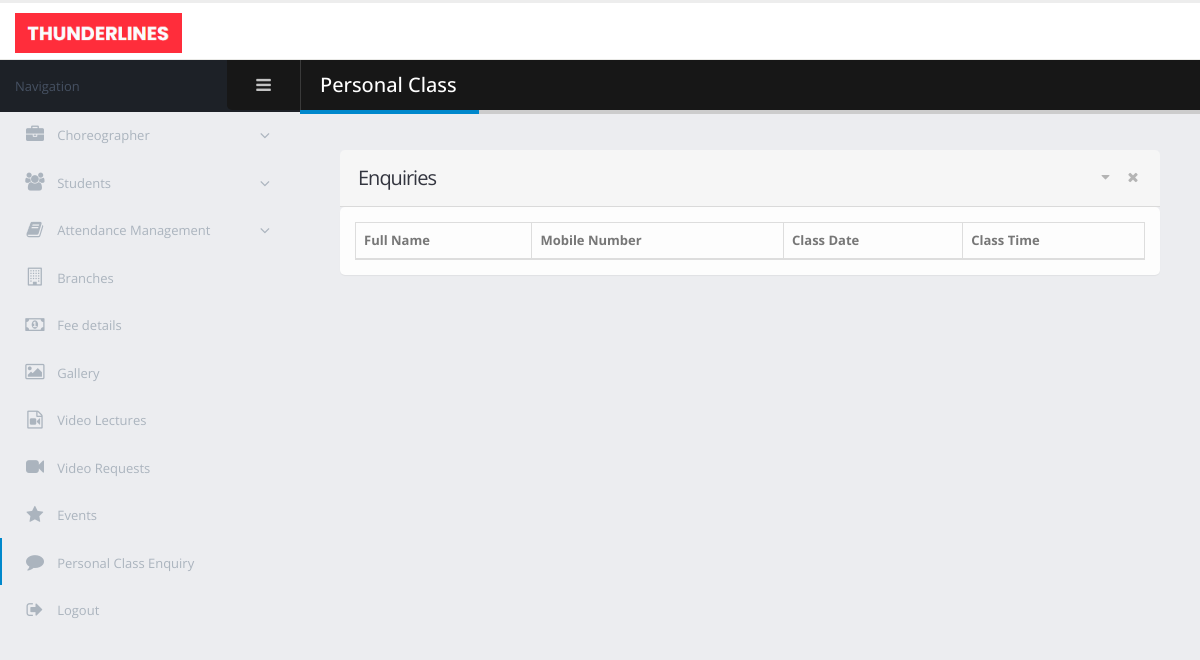
The page /admin/personal_class_requests.php on the database as committed earlier.
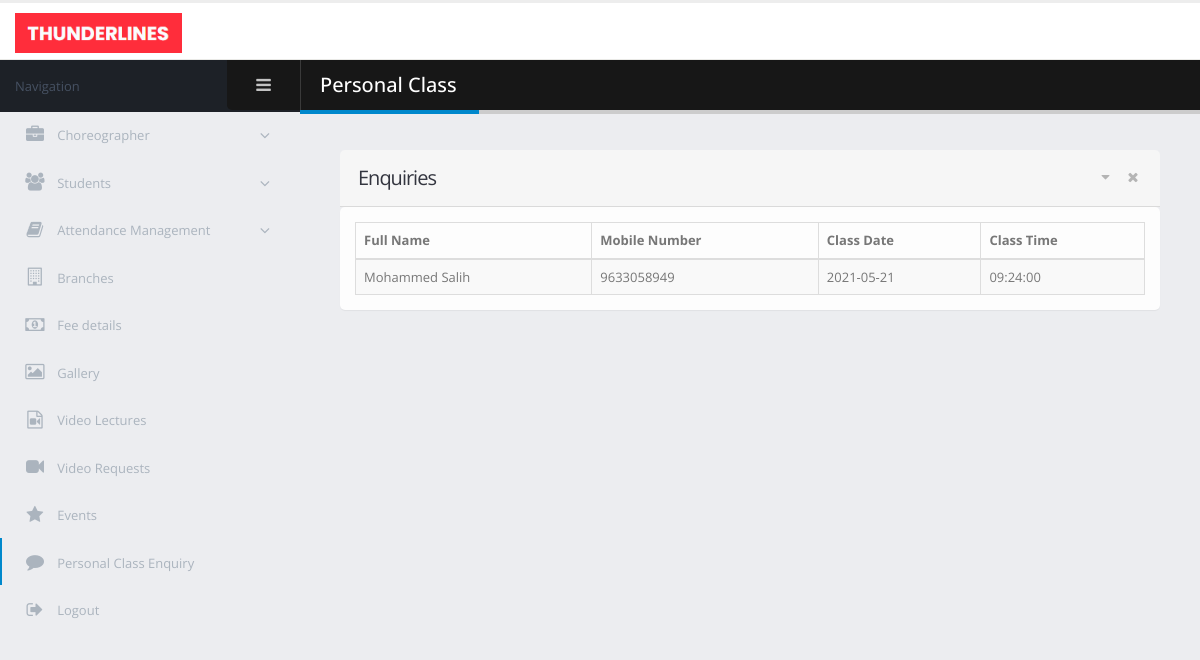
The same page on the database as committed later.
### tables this page shows
CREATE TABLE `personal_class` (
  `personal_id` int(11) NOT NULL,
  `user_name` varchar(30) NOT NULL,
  `user_mobile` bigint(12) NOT NULL,
  `user_date` date NOT NULL,
  `user_time` time NOT NULL
);

### admin/personal_class_requests.php (the view, shortened to what the changed rows need)
<!doctype html>
<html class="fixed">
	<head>
		<link rel="stylesheet" href="assets/vendor/bootstrap/css/bootstrap.css" />
		<link rel="stylesheet" href="assets/vendor/font-awesome/css/font-awesome.css" />
		<link rel="stylesheet" href="assets/vendor/magnific-popup/magnific-popup.css" />
		<link rel="stylesheet" href="assets/vendor/bootstrap-datepicker/css/bootstrap-datepicker3.css" />
		<link rel="stylesheet" href="assets/vendor/jquery-ui/jquery-ui.css" />
		<link rel="stylesheet" href="assets/vendor/jquery-ui/jquery-ui.theme.css" />
		<link rel="stylesheet" href="assets/vendor/bootstrap-multiselect/bootstrap-multiselect.css" />
		<link rel="stylesheet" href="assets/vendor/morris.js/morris.css" />
		<link rel="stylesheet" href="assets/stylesheets/theme.css" />
		<link rel="stylesheet" href="assets/stylesheets/skins/default.css" />
		<link rel="stylesheet" href="assets/stylesheets/theme-custom.css">
	</head>
	<body>
		<section class="body">
			<div class="inner-wrapper">
                <section role="main" class="content-body">
                    <header class="page-header">
                        <h2>Personal Class</h2>
                    </header>
                    <section class="panel">
                        <header class="panel-heading">
                            <h2 class="panel-title">Enquiries</h2>
                        </header>
                        <form class="form-horizontal form-bordered" method="post">
                            <div class="panel-body">
                                <table class="table table-bordered table-striped mb-none" id="tester_table">
                                    <thead>
                                    <tr>
                                        <th>Full Name</th>
                                        <th>Mobile Number</th>
                                        <th>Class Date</th>
                                        <th>Class Time</th>
                                    </tr>
                                    </thead>
                                    <tbody>
                                    <?php
                                    $server_name = "localhost";
                                    $user_name = "root";
                                    $password = "";
                                    $database = "dance-academy";
                                    $conn = new mysqli($server_name, $user_name, $password, $database);
                                    $personal_sel = "select * from personal_class order by personal_id";
                                    $res = $conn->query($personal_sel);
                                    while ($row = $res->fetch_array())
                                    {
                                        echo "<tr>";
                                        echo "<td>$row[1]</td>";
                                        echo "<td>$row[2]</td>";
                                        echo "<td>$row[3]</td>";
                                        echo "<td>$row[4]</td>";
                                    }
                                    ?>
                                    </tbody>
                                </table>
                            </div>
                        </form>
                    </section>
                </section>
			</div>
		</section>
	</body>
</html>

Rows that differ between the two databases and show on the page:
added personal_class: user_name "Mohammed Salih", user_mobile "9633058949", user_date "2021-05-21", user_time "09:24:00"
